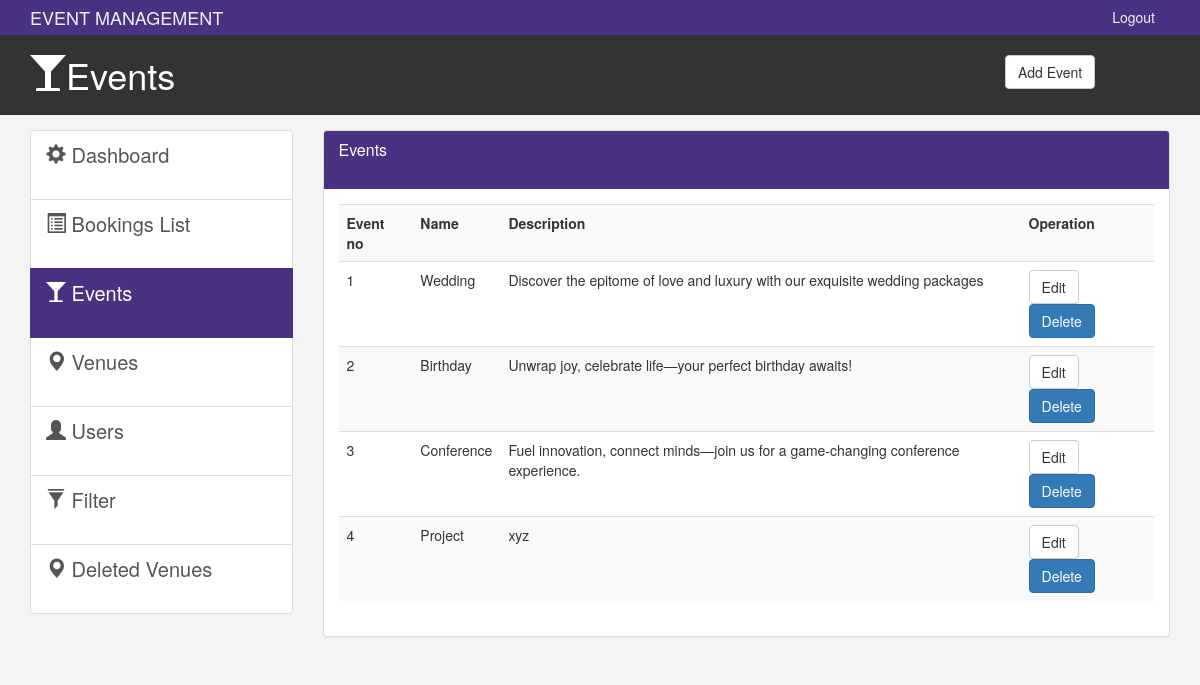
The page /admin/events.php on the database its author committed.
### tables this page shows
CREATE TABLE `event` (
  `id` int(1) NOT NULL,
  `name` varchar(25) NOT NULL,
  `description` varchar(100) NOT NULL
);

### admin/events.php (the view, shortened to what this page needs)
<!DOCTYPE html>
<html lang="en">
  <head>
    <link href="css/bootstrap.min.css?v=<?php echo time(); ?>" rel="stylesheet">
    <link href="css/style.css?v=<?php echo time(); ?>" rel="stylesheet">
  </head>
  <body>
    <nav class="navbar navbar-default">
      <div class="container">
        <div class="navbar-header">
          <a class="navbar-brand" href="#">EVENT MANAGEMENT</a>
        </div>
        <div id="navbar" class="collapse navbar-collapse">
          <ul class="nav navbar-nav navbar-right">
            <li><a href="../login.php">Logout</a></li>
          </ul>
        </div>
      </div>
    </nav>
    <header id="header">
      <div class="container">
        <div class="row">
          <div class="col-md-10">
            <h1><span class="glyphicon glyphicon-glass" aria-hidden="true"></span>Events</h1>
            </div>
            <div class="col-md-2">
              <div class="dropdown create">
                <button class="btn btn-default" type="button" data-toggle="modal" data-target="#addPage" >
                  Add Event</button>
                </div>
        </div>
      </div>
    </header>
    <section id="main">
      <div class="container">
        <div class="row">
          <div class="col-md-3">
            <div class="list-group">
              <a href="index.php" class="list-group-item">
                <span class="glyphicon glyphicon-cog" aria-hidden="true"></span> Dashboard
              </a>
              <a href="bookings_list.php" class="list-group-item"><span class="glyphicon glyphicon-list-alt" aria-hidden="true"></span> Bookings List </a>
              <a href="events.php" class="list-group-item active main-color-bg"><span class="glyphicon glyphicon-glass" aria-hidden="true"></span> Events </a>
              <a href="venues.php" class="list-group-item"><span class="glyphicon glyphicon-map-marker" aria-hidden="true"></span> Venues </a>
              <a href="users.php" class="list-group-item"><span class="glyphicon glyphicon-user" aria-hidden="true"></span> Users </a>
              <a href="filter.php" class="list-group-item"><span class="glyphicon glyphicon-filter" aria-hidden="true"></span> Filter </a>
              <a href="venue_logs.php" class="list-group-item"><span class="glyphicon glyphicon-map-marker" aria-hidden="true"></span> Deleted Venues </a>
          </div>
          </div>
          <div class="col-md-9">
            <div class="panel panel-default">
              <div class="panel-heading main-color-bg">
                <h3 class="panel-title">Events</h3><br>
              </div>
              <div class="panel-body">
                <table class="table table-striped table-hover">
                      <tr>
                        <th>Event no</th>
                        <th>Name</th>
                        <th>Description</th>
                        <th>Operation</th>
                      </tr>
                      <?php  include('../connection.php'); ?>
                      <?php
                       $sql="SELECT * from `event`;";
                       $res = mysqli_query ($data, $sql);
                       $i=1;
                       while($row = mysqli_fetch_array($res)){
                        echo "<tr>";
                        echo "<td>"; echo $i++; echo" </td>";
                        echo "<td>"; echo $row["name"]; echo" </td>";
                        echo "<td>"; echo $row["description"]; echo" </td>";
                        $id =  $row["id"];
                        echo "<td>"; echo "<a class='btn btn-default' href='edit_event.php?id= $id'>Edit</a> <a class='btn btn-primary' href='delete_events.php?id= $id'>Delete</a>"; echo" </td>";
                        echo "</tr>";
                       }
                      ?>
                    </table>
              </div>
              </div>
          </div>
        </div>
      </div>
    </section>
  </body>
</html>

### admin/css/style.css (style rules this page uses)
body { background:#f4f4f4; }
.navbar { min-height: 33px !important; margin-bottom:0; border-radius:0; }
.navbar-nav > li > a, .navbar-brand { padding-top:6px !important; padding-bottom:0 !important; height: 33px; }
.navbar-default { background-color: #4b3181; border-color: #4b3181; }
.navbar-default .navbar-brand { color: #ecf0f1; }
.navbar-default .navbar-nav > li > a { color: #ecf0f1; }
.navbar-default .navbar-collapse, .navbar-default .navbar-form { border-color: #ecf0f1; }
.main-color-bg { background-color: #4b3181 !important; border-color: #4b3181 !important; color:#ffffff !important; }
#header { background:#333333; color:#ffffff; padding-bottom: 10px; margin-bottom: 15px; }
#header .create { padding-top: 20px; }
.list-group { height: 400px !important; }
a.list-group-item { font-size: 20px !important; }
.list-group-item { height: 70px !important; }

### rows shown on the page
event: name "Wedding", description "Discover the epitome of love and luxury with our exquisite wedding packages"
event: name "Birthday", description "Unwrap joy, celebrate life—your perfect birthday awaits!"
event: name "Conference", description "Fuel innovation, connect minds—join us for a game-changing conference experience."
event: name "Project", description "xyz"
